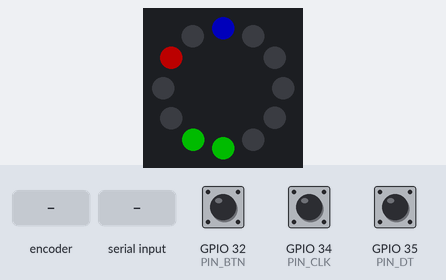
The program below on a simulated ESP32. Parts: 12 RGB LEDs in a ring, first at the top, clockwise. The inputs (shaded band) are chosen by the test bench; at power-on: GPIO 32 (PIN_BTN) HIGH, GPIO 34 (PIN_CLK) HIGH, GPIO 35 (PIN_DT) HIGH. Dim RGB values are drawn brighter than linear; the local clock reads 2024-03-15 10:24:30 at power-on unless the program sets it; what the program prints to the serial monitor is not drawn.

Above: at 1.2 s.
1.3 s: rotary encoder on GPIO 34 (PIN_CLK) / GPIO 35 (PIN_DT) turned 2 steps (second pin leading)
At 2.8 s:
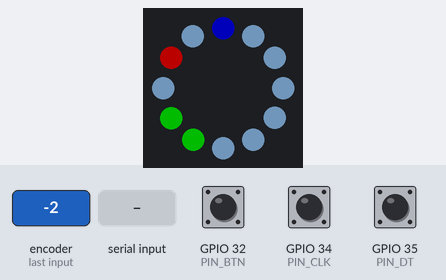
At 4.5 s:
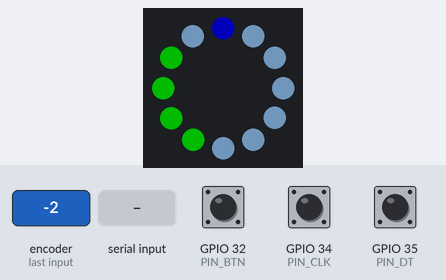
Timing chart, 0 to 4.1 s (numbered marks = the images above; inputs shaded):
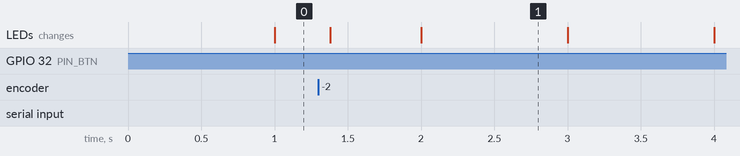

The program:

main.cpp
```cpp
#include <Arduino.h>
#include <state-machine.h>
#include <rtc.h>
#include <leds.h>
#include <rotary.h>

/**
wecker
- led ring
- rotrary encoder
- rtc
*/

#define LED_Pixel 12
#define LED_Pin 25
#define SCL 12
#define SDA 13

#define LED_Type NEO_GRB + NEO_KHZ800

int incomingByte = 0; // Für eingehende serielle Daten

void setup()
{
  Serial.begin(115200);
  rtc_setup();
  ring_setup();
  rotary_setup();
}

void loop()
{

  if (IDLE == state)
  {
    Serial.print("Aktuelle Zeit: ");
    Time time = get_time();
    Serial.println(time.minutes);
    update_time(time);
  }

  if (RING == state)
  {
    alarm_lighting();
  }

  if (Serial.available() > 0)
  {
    // Lies das eingehende Byte:
    incomingByte = Serial.read();

    switch (incomingByte)
    {
    case '0':
      /* code */
      Serial.print("Aktueller State: ");
      Serial.println(state);
      break;

    case '1':
      /* code */
      transition(ALARM_OFF);
      break;

    case '2':
      transition(ALARM_ON);
      alarm_lighting();
      break;

    case '3':
      /* code */
      transition(CONFIG_TIME);
      break;

    case '4':
      transition(CONFIG_ALARM);

      break;

    case '5':
      /* code */
      transition(CONFIG_FINISH);
      break;

    default:
      break;
    }
  }
}
```

leds.h
```cpp
#ifndef LEDS_H
#define LEDS_H
#include "rtc.h"
#include <Adafruit_NeoPixel.h>

#define LED_Pixel 12
#define LED_Pin 25
#define LED_Type NEO_GRB + NEO_KHZ800

void ring_setup();
void update_time(Time time);
void update_alarm_time_led();
void alarm_lighting();

#endif
```

rotary.h
```cpp
#ifndef ROTARY_H
#define ROTARY_H

void rotary_setup();

extern int configured_time;

#endif
```

rtc.h
```cpp
#ifndef RTC_H
#define RTC_H

struct Time
{
    int hours;
    int minutes;
    int seconds;
};
void rtc_setup();
void set_time(Time time);
Time get_time();

#endif
```

state-machine.h
```cpp
#ifndef STATE_MACHINE_H
#define STATE_MACHINE_H

typedef enum{
  IDLE,
  RING,
  SET_CLOCK,
  SET_ALARM,
} State_t;

typedef enum{
    ALARM_ON,
    ALARM_OFF,
    CONFIG_TIME,
    CONFIG_ALARM,
    CONFIG_FINISH,
} Event_t;

extern State_t state;

void transition(Event_t event);

#endif
```

leds.cpp
```cpp
#include "leds.h"
#include <string>
#include <rotary.h>


Adafruit_NeoPixel ring(LED_Pixel, LED_Pin, LED_Type);
void ring_setup(){
    ring.begin();
    ring.setBrightness(75);
    ring.show();

}

void update_time(Time time)
{
    ring.setPixelColor(time.hours%12, 255,0,0);
    ring.setPixelColor((time.minutes)%12,0,0,255);
    ring.setPixelColor((time.seconds)%12,0,255,0);
    ring.show();
}

void update_alarm_time_led()
{
    for(int i = 0; i < 12; i++){
        ring.setPixelColor(12-1-i, 0, 0, 0);
        ring.show();
    }

    ring.fill(0x99CCFF, 0, configured_time);
    ring.show();
}

void alarm_lighting(){
    if (millis()%1000 > 500)
    {
        for(int i = 0; i <12; i++){
            ring.setPixelColor(12-1-i, 0, 0, 0);
            ring.show();
        }
    }
    else
    {
        for(int i = 0; i < 12;i++){
            ring.setPixelColor(i, 255, 255, 255);
            ring.show();
        }
    }
}
```

roatary.cpp
```cpp
#include <Arduino.h>
#include <state-machine.h>
#include <leds.h>

// Definition of the input pins
const int PIN_CLK = 34;
const int PIN_DT = 35;
const int PIN_BTN = 32;

// Initialization of required variables
bool initialisation_complete = false;
int configured_time = 0;

void transiton_btn_pressed()
{
    switch (state)
    {
    case RING:
        transition(ALARM_OFF);

        break;
    case IDLE:
        transition(CONFIG_ALARM);

        break;
    case SET_ALARM:
        transition(CONFIG_FINISH);

        break;
    }
}

#define DEBOUNCE_DELAY 300

typedef enum
{
    NONE = 0,
    CLOCKWISE = 1,
    COUNTERCLOCKWISE = -1,
    INVALID = 2
} RotationDirection;

// https://daniellethurow.com/blog/2021/8/30/how-to-use-quadrature-rotary-encoders
// lookup table, first index is previous value
// second index is current value
// says if it's part of the sequence when moving
// clockwise (1) or counterclockwise (-1)
// didn't move (0) or skipped a value (2)
int lookupTable[4][4] = {{NONE, COUNTERCLOCKWISE, CLOCKWISE, INVALID},
                         {CLOCKWISE, NONE, INVALID, COUNTERCLOCKWISE},
                         {COUNTERCLOCKWISE, INVALID, NONE, CLOCKWISE},
                         {INVALID, CLOCKWISE, COUNTERCLOCKWISE, NONE}};

void readEncoderSave()
{
    static unsigned int clockState = 0;
    static unsigned int counterClockState = 0;
    static int prevVal = 3;

    int newVal = (digitalRead(PIN_CLK) << 1) + digitalRead(PIN_DT);

    int info = lookupTable[prevVal][newVal];
    if (info == CLOCKWISE)
    {
        clockState |= (1 << newVal);
    }
    else if (info == COUNTERCLOCKWISE)
    {
        counterClockState |= (1 << newVal);
    }
    else if (info == INVALID)
    {
        Serial.println("skipped a value");
    }

    if (prevVal != newVal && newVal == 3)
    {
        // changed to the non moving state, lets figure out what direction we went!

        // for each clockwise and counterclockwise, the encoder state goes through 4 distinct states
        // make sure it's gone through at least 3 of those (and assume if one is missing it's because I didn't read fast enough)
        if (clockState == 0b1011 || clockState == 0b1101 || clockState == 0b1110 || clockState == 0b1111)
        {
            configured_time++;
            update_alarm_time_led();
        }
        if (counterClockState == 0b1011 || counterClockState == 0b1101 || counterClockState == 0b1110 || counterClockState == 0b1111)
        {
            configured_time--;
            update_alarm_time_led();
        }

        clockState = 0;
        counterClockState = 0;
    }

    prevVal = newVal;
}

void readButton()
{
    unsigned long static last_interrupt = 0;
    if (initialisation_complete && millis() - last_interrupt > DEBOUNCE_DELAY)
    {
        transiton_btn_pressed();
        last_interrupt = millis();
    }
}

void rotary_setup()
{
    pinMode(PIN_CLK, INPUT_PULLUP);
    pinMode(PIN_DT, INPUT_PULLUP);
    pinMode(PIN_BTN, INPUT_PULLUP);

    attachInterrupt(digitalPinToInterrupt(PIN_CLK), readEncoderSave, CHANGE);
    attachInterrupt(digitalPinToInterrupt(PIN_DT), readEncoderSave, CHANGE);

    attachInterrupt(digitalPinToInterrupt(PIN_BTN), readButton, RISING);
    initialisation_complete = true;
}
```

rtc.cpp
```cpp
#include <rtc.h>
#include <RTClib.h>

// Initialize the RTC
RTC_DS3231 rtc;

void rtc_setup() { // Initialize the RTC
    if (!rtc.begin()) {
        while (1); // Couldn't find RTC, halt the program
    }

    if (rtc.lostPower()) { // Set the RTC to the date & time this sketch was compiled
        rtc.adjust(DateTime(F(__DATE__), F(__TIME__)));
    }
}

void set_time(Time time) {
    DateTime dt = DateTime(2025, 2, 26, time.hours, time.minutes, time.seconds);
    rtc.adjust(dt);
}

Time get_time() {
    DateTime now = rtc.now();
    Time time;
    time.hours = now.hour();
    time.minutes = now.minute();
    time.seconds = now.second();
    return time;
}
```

state-machine.cpp
```cpp
#include "state-machine.h"

// globale Variable
State_t state = IDLE;

void transition(Event_t event)
{
    switch (state)
    {
    case IDLE:
        if (ALARM_ON == event){
            state = RING;
        } else if (CONFIG_ALARM == event){
            state = SET_ALARM;
        } else if (CONFIG_TIME == event){
            state = SET_CLOCK;
        }
        break;
    case RING:
        if (ALARM_OFF == event){
            state = IDLE;
        }
        break;
    case SET_ALARM:
        if (CONFIG_FINISH == event){
            state = IDLE;
        }
        break;
    case SET_CLOCK:
        if (CONFIG_FINISH == event){
            state = IDLE;
        }
        break;
    default:
        break;
    }
}
```

Measured:
- after the input at 1.3 s, the LEDs: first change after 0.08 s (image 1 shows a later state)
- what the display in image 1 shows lasts 1.0 s, from 2.0 s to 3.0 s
